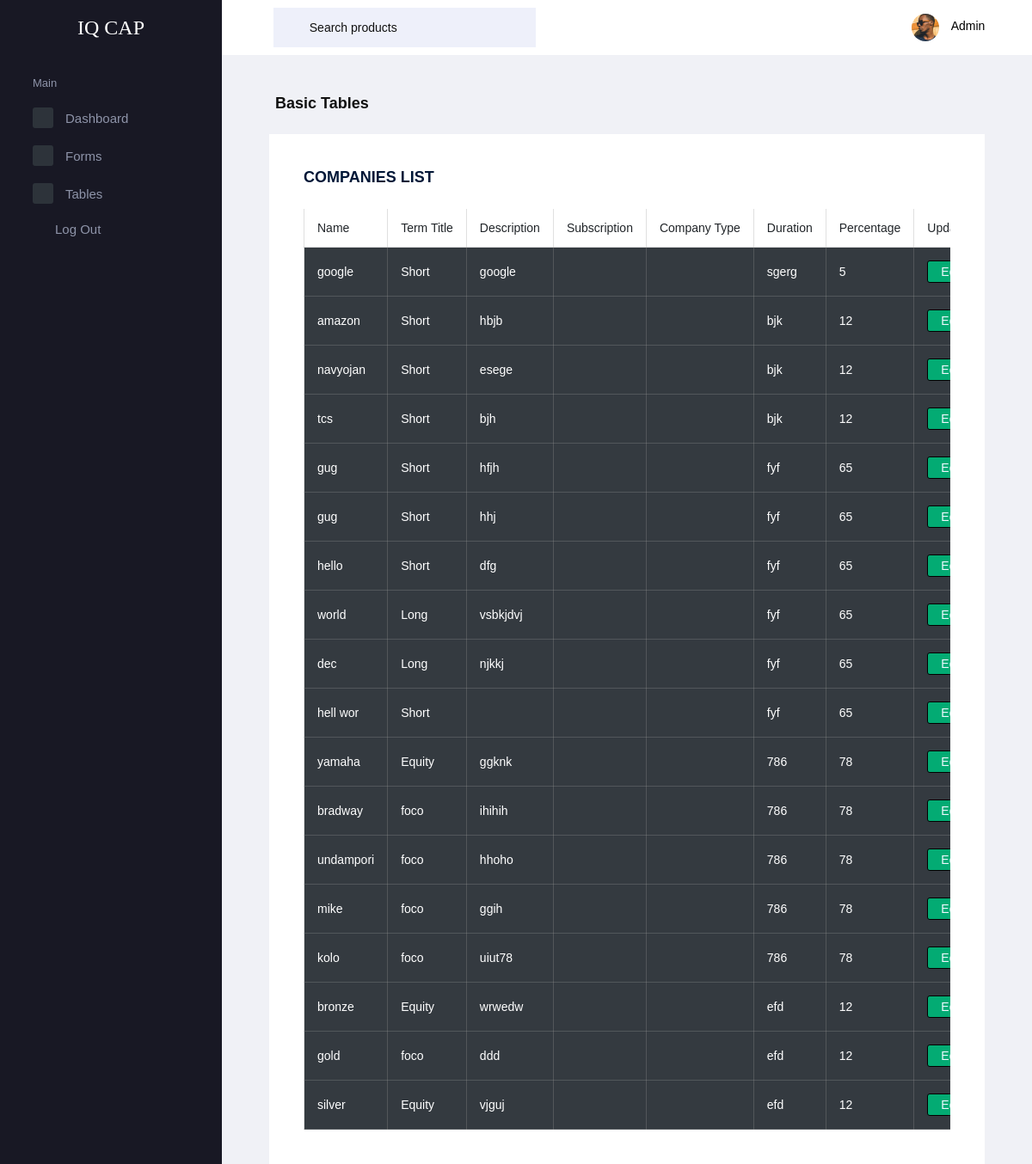
/companies/ (signed in), run on the app's committed database.
### appback/models.py (models this page shows, shortened)
class Company(models.Model):
    name = models.CharField(max_length=255)
    logo = models.ImageField(upload_to='logos/')
    description = models.TextField()
    bussiness_model = models.CharField(max_length=255)
    revenue_model = models.CharField(max_length=255,null=True,blank=True)
    industry = models.CharField(max_length=255,null=True,blank=True)
    duration = models.CharField(max_length=255)
    business_stage = models.CharField(max_length=255)
    hq = models.CharField(max_length=255,null=True,blank=True)
    year_founded=models.IntegerField(null=True,blank=True)
    percentage = models.CharField(max_length=255)
    investment_term = models.ForeignKey(InvestmentTerm, related_name='companies', on_delete=models.CASCADE)
    brochureUrl=models.URLField(max_length=255,null=True,blank=True)

class InvestmentTerm(models.Model):
    title = models.CharField(max_length=255)
    short_title = models.CharField(max_length=100,null=True,blank=True)
    description = models.TextField()
    minimum_investment = models.DecimalField(max_digits=10, decimal_places=2)
    duration = models.CharField(max_length=255)
    returns = models.CharField(max_length=255)
    deliverables = models.CharField(max_length=255)
    video=models.URLField(max_length=200,null=True,blank=True)

### adminapp/views.py (the view)
    def _wrapped_view_func(request, *args, **kwargs):
        if 'admin_id' not in request.session:
            return redirect('adminapp:login')
        return view_func(request, *args, **kwargs)

### adminapp/views.py (called while the page is built)
def admin_required(view_func):
    def _wrapped_view_func(request, *args, **kwargs):
        if 'admin_id' not in request.session:
            return redirect('adminapp:login')
        return view_func(request, *args, **kwargs)
    return _wrapped_view_func

@admin_required
def company_list(request):
    companies = Company.objects.all()
    context = {
        'companies': companies,
    }
    return render(request, 'company_list.html', context)

### adminapp/templates/company_list.html (shortened to what this page needs)
<!DOCTYPE html>
<html lang="en">
<head>
  <link rel="stylesheet" href="/static/assets/vendors/mdi/css/materialdesignicons.min.css">
  <link rel="stylesheet" href="/static/assets/vendors/flag-icon-css/css/flag-icon.min.css">
  <link rel="stylesheet" href="/static/assets/vendors/css/vendor.bundle.base.css">
  <link rel="stylesheet" href="/static/assets/css/style.css">
</head>
<body>
  <div class="container-scroller">
    <nav class="navbar default-layout-navbar col-lg-12 col-12 p-0 fixed-top d-flex flex-row">
      <div class="text-center navbar-brand-wrapper d-flex align-items-center justify-content-center">
        <a class="navbar-brand brand-logo " href="#"
          style="color: white; font-family:Georgia, 'Times New Roman', Times, serif;">IQ CAP</a>
      </div>
      <div class="navbar-menu-wrapper d-flex align-items-stretch">
        <button class="navbar-toggler navbar-toggler align-self-center" type="button" data-toggle="minimize">
          <span class="mdi mdi-menu"></span>
        </button>
        <div class="search-field d-none d-xl-block">
          <form class="d-flex align-items-center h-100" action="#">
            <div class="input-group">
              <div class="input-group-prepend bg-transparent">
                <i class="input-group-text border-0 mdi mdi-magnify"></i>
              </div>
              <input type="text" class="form-control bg-transparent border-0" placeholder="Search products">
            </div>
          </form>
        </div>
        <ul class="navbar-nav navbar-nav-right">
          <li class="nav-item nav-profile dropdown">
            <a class="nav-link dropdown-toggle" id="profileDropdown" href="#" data-toggle="dropdown"
              aria-expanded="false">
              <div class="nav-profile-img">
                <img src="/static/assets/images/faces/face25.jpg" alt="image">
              </div>
              <div class="nav-profile-text">
                <p class="mb-1 text-black">Admin</p>
              </div>
            </a>
          </li>
        </ul>
      </div>
    </nav>
    <div class="container-fluid page-body-wrapper">
      <nav class="sidebar sidebar-offcanvas" id="sidebar">
        <ul class="nav">
          <li class="nav-item nav-category">Main</li>
          <li class="nav-item">
            <a class="nav-link" href="{% url 'adminapp:index' %}">
              <span class="icon-bg"><i class="mdi mdi-cube menu-icon"></i></span>
              <span class="menu-title">Dashboard</span>
            </a>
          </li>
          <li class="nav-item">
            <a class="nav-link" data-toggle="collapse" href="#ui-basic" aria-expanded="false" aria-controls="ui-basic">
              <span class="icon-bg"><i class="mdi mdi-crosshairs-gps menu-icon"></i></span>
              <span class="menu-title">Forms</span>
              <i class="menu-arrow"></i>
            </a>
          </li>
          <li class="nav-item">
            <a class="nav-link" data-toggle="collapse" href="#tables" aria-expanded="false" aria-controls="tables">
              <span class="icon-bg"><i class="mdi mdi-table-large menu-icon"></i></span>
              <span class="menu-title">Tables</span>
              <i class="menu-arrow"></i>
            </a>
          </li>
          <li class="nav-item sidebar-user-actions">
            <div class="sidebar-user-menu">
              <a href="{% url 'adminapp:logout' %}" class="nav-link"><i class="mdi mdi-logout menu-icon"></i>
                <span class="menu-title">Log Out</span></a>
            </div>
          </li>
        </ul>
      </nav>
      <div class="main-panel">
        <div class="content-wrapper">
          <div class="page-header">
            <h3 class="page-title"> Basic Tables </h3>
          </div>
          <div class="col-lg-12 stretch-card">
            <div class="card">
              <div class="card-body">
                <h4 class="card-title">COMPANIES LIST</h4>
                <div class="table-responsive">
                  <table class="table table-bordered table-striped" >
                    <thead>
                      <tr>
                        <th class="table-white"> Name </th>
                        <th class="table-white"> Term Title </th>
                        <th class="table-white"> Description </th>
                        <th class="table-white"> Subscription</th>
                        <th class="table-white"> Company Type </th>
                        <th class="table-white"> Duration </th>
                        <th class="table-white"> Percentage </th>
                        <th class="table-white"> Update </th>
                      </tr>
                    </thead>
                    <tbody>
                      {% for company in companies %}
                      <tr class="table">
                        <td class="table-dark"   > {{company.name}} </td>
                        <td class="table-dark"   > {{company.investment_term.title}} </td>
                        <td class="table-dark" > {{company.description}} </td>
                        <td class="table-dark"    > {{company.subscription_model}} </td>
                        <td class="table-dark"   > {{company.type}} </td>
                        <td class="table-dark"   > {{company.duration}} </td>
                        <td class="table-dark"   > {{company.percentage}} </td>
                        <td class="table-dark"> <a href="{% url 'adminapp:edit_company' company.id %}"> <button type="submit"
                            style="max-width: 100%; height: 100%;padding:5px 15px 5px 15px; border: 1px solid black; border-radius: 3px; background-color: rgb(3, 171, 115); color: aliceblue;">Edit</button> </a>
                        </td>
                      </tr>
                      {% empty %}
                          <li>No companies found.</li>
                      {% endfor %}
                    </tbody>
                  </table>
                </div>
              </div>
            </div>
          </div>
        </div>
      </div>
    </div>
  </div>
</body>
</html>

### data on the page
Company: name "google", investment_term "Short", description "google", duration "sgerg", percentage "5"
Company: name "amazon", investment_term "Short", description "hbjb", duration "bjk", percentage "12"
Company: name "navyojan", investment_term "Short", description "esege", duration "bjk", percentage "12"
Company: name "tcs", investment_term "Short", description "bjh", duration "bjk", percentage "12"
Company: name "gug", investment_term "Short", description "hfjh", duration "fyf", percentage "65"
Company: name "gug", investment_term "Short", description "hhj", duration "fyf", percentage "65"
Company: name "hello", investment_term "Short", description "dfg", duration "fyf", percentage "65"
Company: name "world", investment_term "Long", description "vsbkjdvj", duration "fyf", percentage "65"
Company: name "dec", investment_term "Long", description "njkkj", duration "fyf", percentage "65"
Company: name "hell wor", investment_term "Short", duration "fyf", percentage "65"
Company: name "yamaha", investment_term "Equity", description "ggknk", duration "786", percentage "78"
Company: name "bradway", investment_term "foco", description "ihihih", duration "786", percentage "78"
Company: name "undampori", investment_term "foco", description "hhoho", duration "786", percentage "78"
Company: name "mike", investment_term "foco", description "ggih", duration "786", percentage "78"
Company: name "kolo", investment_term "foco", description "uiut78", duration "786", percentage "78"
Company: name "bronze", investment_term "Equity", description "wrwedw", duration "efd", percentage "12"
Company: name "gold", investment_term "foco", description "ddd", duration "efd", percentage "12"
Company: name "silver", investment_term "Equity", description "vjguj", duration "efd", percentage "12"
